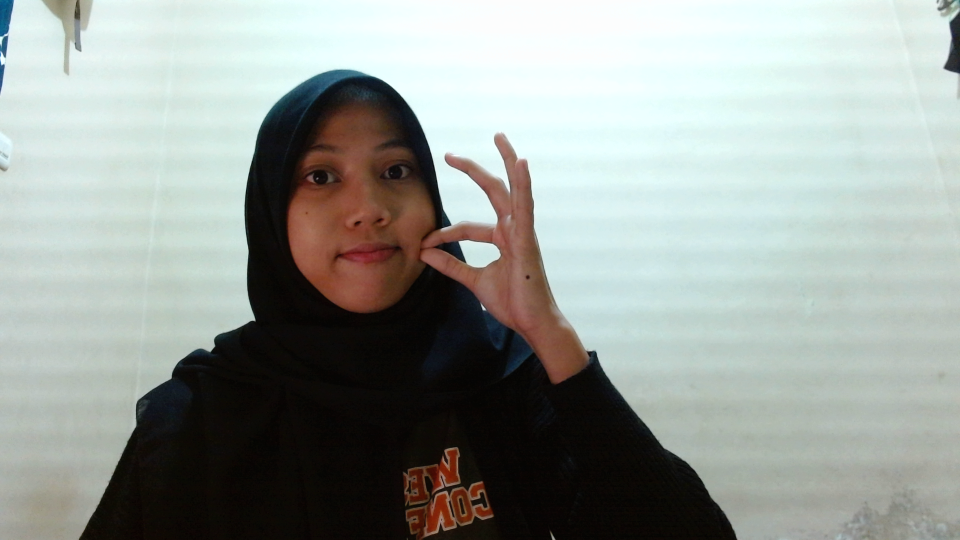
#> input picture src/eda/normalization/foto1.png, 1920 x 1080 px (shown at 1/2 size)
$ python downscale.py --input eda/normalization/foto1.png
#> lines starting #> are read from the running program, lines starting #| are printed output that depends on the picture
# filepath: c:\Users\hp\multimedia\ta-code\src\downscale.py

import os
from pathlib import Path

import cv2
import numpy as np
import random


def resize_to_target_height(img, target_height: int):
    """Resize so height becomes target_height, preserving aspect ratio."""
    h, w = img.shape[:2]
    if h == 0 or w == 0:
        raise ValueError("Invalid image with zero dimension")

    scale = target_height / float(h)
    new_w = int(round(w * scale))
    new_h = int(round(h * scale))

    # Use INTER_AREA for downscaling quality
    return cv2.resize(img, (new_w, new_h), interpolation=cv2.INTER_AREA)


# [74 lines left out: function downscaling, not called in this run]


def main():
    import argparse

    parser = argparse.ArgumentParser(description="Downscale foto1.png -> foto1_720p.png / foto1_480p.png (atau degradative scale-based)")
    parser.add_argument("--input", default=None, help="Path input image (default: <project_root>/photo/foto1.png)")
    parser.add_argument("--out-dir", default=None, help="Output directory (default: <project_root>/photo)")
    parser.add_argument("--mode", choices=["height", "scale"], default="height", help="Resize mode")
    parser.add_argument("--height", type=int, default=720, help="Target height (mode=height)")
    parser.add_argument("--scale", type=float, default=None, help="Fixed scale ratio (mode=scale). If omitted, uses --scale-min/--scale-max")
    parser.add_argument("--scale-min", type=float, default=0.25, help="Min random scale (mode=scale)")
    parser.add_argument("--scale-max", type=float, default=0.60, help="Max random scale (mode=scale)")
    parser.add_argument("--blur-prob", type=float, default=0.7, help="Probability apply Gaussian blur (mode=scale)")
    parser.add_argument("--noise-prob", type=float, default=0.5, help="Probability apply Gaussian noise (mode=scale)")
    parser.add_argument("--noise-sigma-min", type=float, default=3.0, help="Min sigma for Gaussian noise (mode=scale)")
    parser.add_argument("--noise-sigma-max", type=float, default=8.0, help="Max sigma for Gaussian noise (mode=scale)")
    parser.add_argument("--seed", type=int, default=None, help="Random seed for reproducibility (mode=scale)")
    parser.add_argument("--suffix", default=None, help="Custom suffix for output filename (mode=scale)")
    args = parser.parse_args()

    # src/downscale.py -> project root -> photo/foto1.png
    project_root = Path(__file__).resolve().parents[1]
    default_photo_dir = project_root / "photo"

    input_path = Path(args.input) if args.input else (default_photo_dir / "foto1.png")
    out_dir = Path(args.out_dir) if args.out_dir else default_photo_dir

    if not input_path.exists():
        raise FileNotFoundError(f"Input image not found: {input_path}")

    img = cv2.imread(str(input_path), cv2.IMREAD_COLOR)
#> img is the input picture: shape (1080, 1920, 3); mean B, G, R 152.3, 157.2, 151
    if img is None:
        raise ValueError(f"Failed to read image: {input_path}")

    os.makedirs(out_dir, exist_ok=True)

    if args.mode == "height":
        # Default behavior: create 720p and 480p
        hd_720 = resize_to_target_height(img, 720)
#> in resize_to_target_height, `return cv2.resize(img, (new_w, new_h), interpolation=cv2.INTER_AREA)`:
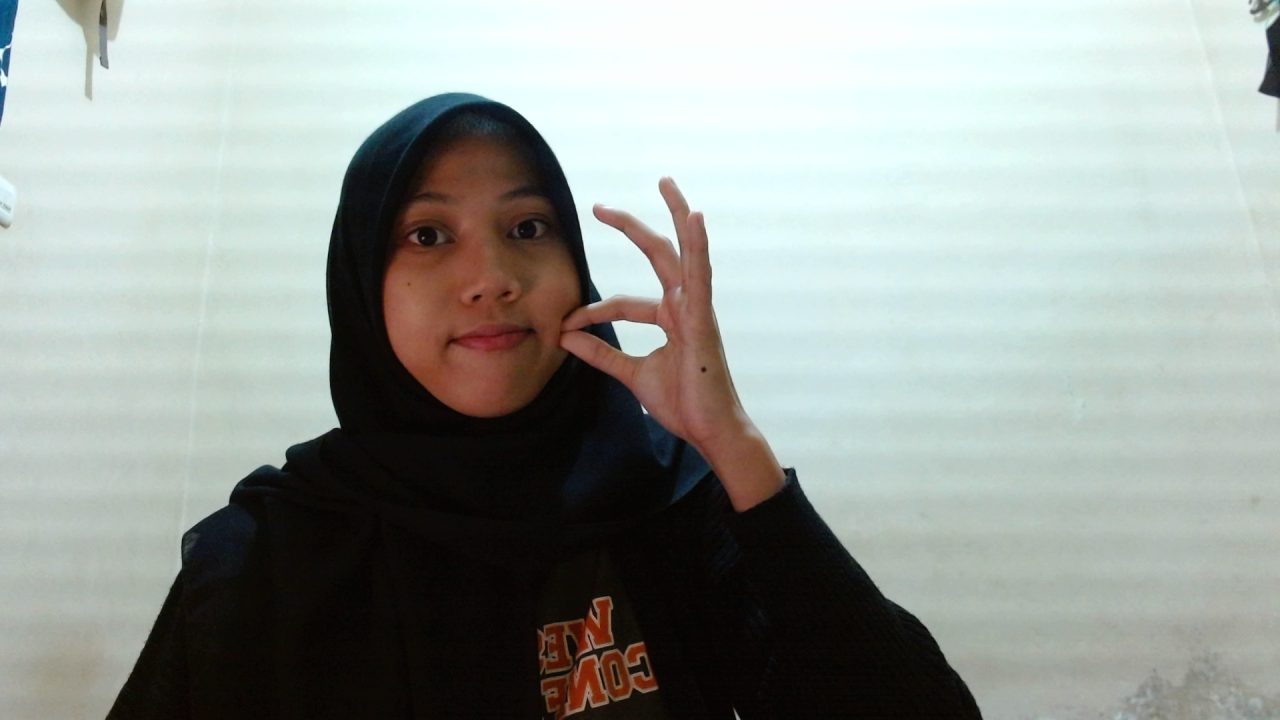
#> returned value: shape (720, 1280, 3); mean of channels 0, 1, 2 152.4, 157.2, 151; drawn as B, G, R
        sd_480 = resize_to_target_height(img, 480)

        out_hd = out_dir / "foto1_720p.png"
        out_sd = out_dir / "foto1_480p.png"

        if not cv2.imwrite(str(out_hd), hd_720):
            raise IOError(f"Failed to write output: {out_hd}")
        if not cv2.imwrite(str(out_sd), sd_480):
            raise IOError(f"Failed to write output: {out_sd}")

        print(f"Saved: {out_hd}")
        print(f"Saved: {out_sd}")
        return

    # mode == scale (degradative)
    degraded_bgr = downscaling(
        img,
        scale=args.scale,
        to_rgb=False,
        scale_range=(args.scale_min, args.scale_max),
        blur_prob=args.blur_prob,
        noise_prob=args.noise_prob,
        noise_sigma_range=(args.noise_sigma_min, args.noise_sigma_max),
        seed=args.seed,
    )

    if args.suffix:
        suffix = args.suffix
    else:
        if args.scale is not None:
            suffix = f"_deg_s{args.scale:.3f}".replace(".", "")
        else:
            suffix = f"_deg_r{args.scale_min:.3f}-{args.scale_max:.3f}".replace(".", "")
        if args.seed is not None:
            suffix += f"_seed{args.seed}"

    out_path = out_dir / f"{input_path.stem}{suffix}{input_path.suffix}"
    if not cv2.imwrite(str(out_path), degraded_bgr):
        raise IOError(f"Failed to write output: {out_path}")
    print(f"Saved: {out_path}")


if __name__ == "__main__":
    main()
